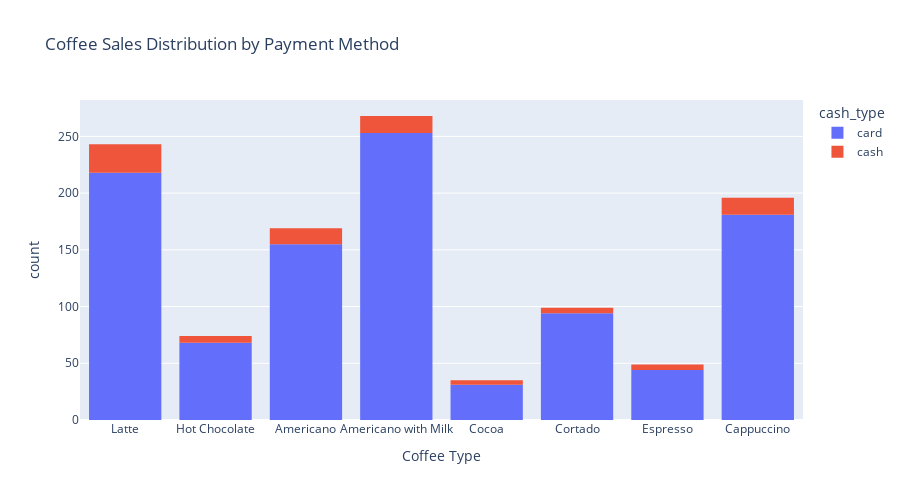
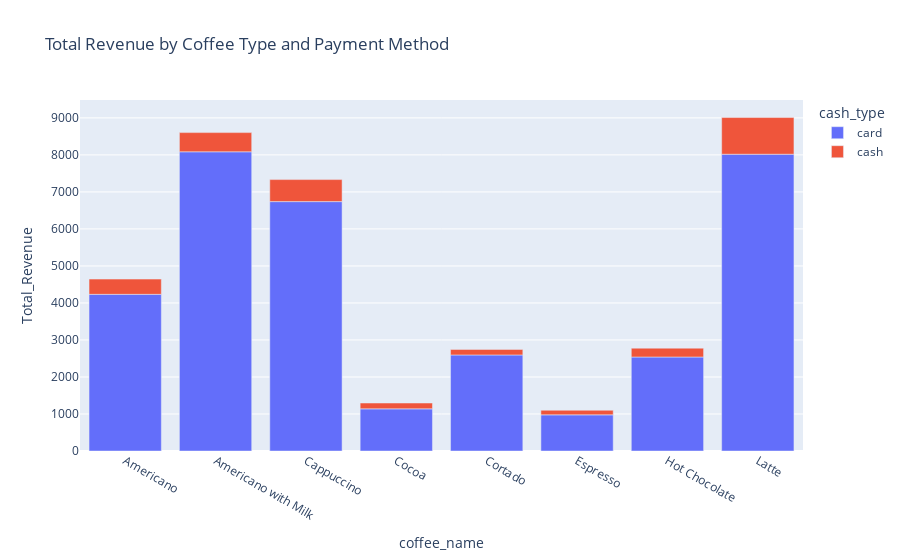

Notebook code cell kept with these figures, in order:
### Markdown cell above
## 2.  Exploratory Data Analysis

### Code cell
# Interactive sales distribution
fig = px.histogram(df_processed, x='coffee_name', color='cash_type',
                   title='Coffee Sales Distribution by Payment Method',
                   labels={'count': 'Number of Sales', 'coffee_name': 'Coffee Type'})
fig.update_layout(height=500)
fig.show()

# Revenue analysis with interactive bar chart
revenue_analysis = df_processed.groupby(['coffee_name', 'cash_type'])['money'].agg(['sum', 'mean', 'count']).round(2)
revenue_analysis.columns = ['Total_Revenue', 'Avg_Price', 'Sales_Count']
revenue_analysis = revenue_analysis.reset_index()

fig2 = px.bar(revenue_analysis, x='coffee_name', y='Total_Revenue', color='cash_type',
              title='Total Revenue by Coffee Type and Payment Method',
              hover_data=['Avg_Price', 'Sales_Count'])
fig2.show()

print("💰 Revenue Analysis:")
display(revenue_analysis)

### Figure 1 — Plotly figure (JSON) as saved in the notebook; plotly's stock layout.template omitted (floating-point values rounded to 4 significant figures; data arrays with more than 128 entries replaced by an {"elided": "..."} marker saying what was removed)
{"data": [{"alignmentgroup": "True", "bingroup": "x", "hovertemplate": "cash_type=card<br>Coffee Type=%{x}<br>count=%{y}<extra></extra>", "legendgroup": "card", "marker": {"color": "#636efa", "pattern": {"shape": ""}}, "name": "card", "offsetgroup": "card", "orientation": "v", "showlegend": true, "type": "histogram", "x": {"elided": "1044 str values"}, "xaxis": "x", "yaxis": "y"}, {"alignmentgroup": "True", "bingroup": "x", "hovertemplate": "cash_type=cash<br>Coffee Type=%{x}<br>count=%{y}<extra></extra>", "legendgroup": "cash", "marker": {"color": "#EF553B", "pattern": {"shape": ""}}, "name": "cash", "offsetgroup": "cash", "orientation": "v", "showlegend": true, "type": "histogram", "x": ["Latte", "Latte", "Americano with Milk", "Latte", "Latte", "Hot Chocolate", "Americano", "Americano with Milk", "Latte", "Americano with Milk", "Latte", "Cappuccino", "Cortado", "Americano", "Latte", "Espresso", "Latte", "Latte", "Latte", "Cortado", "Hot Chocolate", "Latte", "Cappuccino", "Americano", "Cappuccino", "Latte", "Americano with Milk", "Latte", "Cappuccino", "Cappuccino", "Americano", "Cappuccino", "Cappuccino", "Cortado", "Latte", "Latte", "Cappuccino", "Americano", "Cocoa", "Espresso", "Americano with Milk", "Cappuccino", "Americano", "Espresso", "Hot Chocolate", "Hot Chocolate", "Hot Chocolate", "Latte", "Cortado", "Cortado", "Americano with Milk", "Espresso", "Americano with Milk", "Cappuccino", "Americano with Milk", "Cocoa", "Cappuccino", "Latte", "Cappuccino", "Latte", "Latte", "Americano", "Americano with Milk", "Latte", "Americano with Milk", "Latte", "Americano", "Americano", "Americano", "Latte", "Cappuccino", "Americano with Milk", "Cappuccino", "Espresso", "Americano", "Americano", "Americano with Milk", "Cocoa", "Latte", "Hot Chocolate", "Americano", "Americano", "Cappuccino", "Latte", "Latte", "Cocoa", "Americano with Milk", "Americano with Milk", "Americano with Milk"], "xaxis": "x", "yaxis": "y"}], "layout": {"barmode": "relative", "height": 500, "legend": {"title": {"text": "cash_type"}, "tracegroupgap": 0}, "title": {"text": "Coffee Sales Distribution by Payment Method"}, "xaxis": {"anchor": "y", "domain": [0, 1], "title": {"text": "Coffee Type"}}, "yaxis": {"anchor": "x", "domain": [0, 1], "title": {"text": "count"}}}}

### Figure 2 — Plotly figure (JSON) as saved in the notebook; plotly's stock layout.template omitted (floating-point values rounded to 4 significant figures)
{"data": [{"alignmentgroup": "True", "customdata": [[27.31, 155], [31.95, 253], [37.23, 181], [36.74, 31], [27.61, 94], [22.2, 44], [37.35, 68], [36.78, 218]], "hovertemplate": "cash_type=card<br>coffee_name=%{x}<br>Total_Revenue=%{y}<br>Avg_Price=%{customdata[0]}<br>Sales_Count=%{customdata[1]}<extra></extra>", "legendgroup": "card", "marker": {"color": "#636efa", "pattern": {"shape": ""}}, "name": "card", "offsetgroup": "card", "orientation": "v", "showlegend": true, "textposition": "auto", "type": "bar", "x": ["Americano", "Americano with Milk", "Cappuccino", "Cocoa", "Cortado", "Espresso", "Hot Chocolate", "Latte"], "xaxis": "x", "y": [4233.0, 8084.0, 6738.0, 1139.0, 2595.0, 976.6, 2539.0, 8018.0], "yaxis": "y"}, {"alignmentgroup": "True", "customdata": [[29.43, 14], [34.53, 15], [39.67, 15], [39.25, 4], [30, 5], [24.8, 5], [39.83, 6], [39.64, 25]], "hovertemplate": "cash_type=cash<br>coffee_name=%{x}<br>Total_Revenue=%{y}<br>Avg_Price=%{customdata[0]}<br>Sales_Count=%{customdata[1]}<extra></extra>", "legendgroup": "cash", "marker": {"color": "#EF553B", "pattern": {"shape": ""}}, "name": "cash", "offsetgroup": "cash", "orientation": "v", "showlegend": true, "textposition": "auto", "type": "bar", "x": ["Americano", "Americano with Milk", "Cappuccino", "Cocoa", "Cortado", "Espresso", "Hot Chocolate", "Latte"], "xaxis": "x", "y": [412, 518, 595, 157, 150, 124, 239, 991], "yaxis": "y"}], "layout": {"barmode": "relative", "legend": {"title": {"text": "cash_type"}, "tracegroupgap": 0}, "title": {"text": "Total Revenue by Coffee Type and Payment Method"}, "xaxis": {"anchor": "y", "domain": [0, 1], "title": {"text": "coffee_name"}}, "yaxis": {"anchor": "x", "domain": [0, 1], "title": {"text": "Total_Revenue"}}}}
